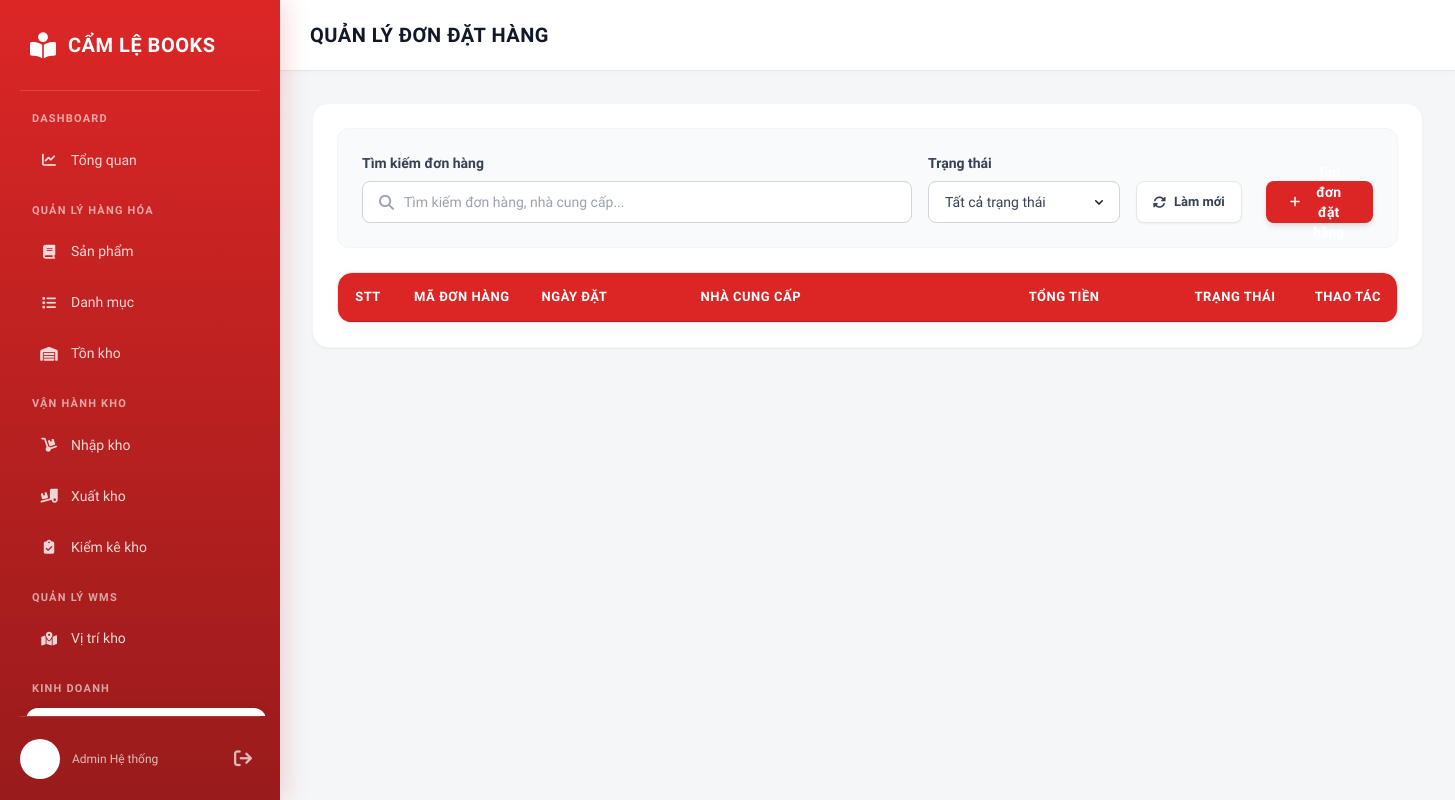
Page /inventory/dathang/ on the earlier database version.
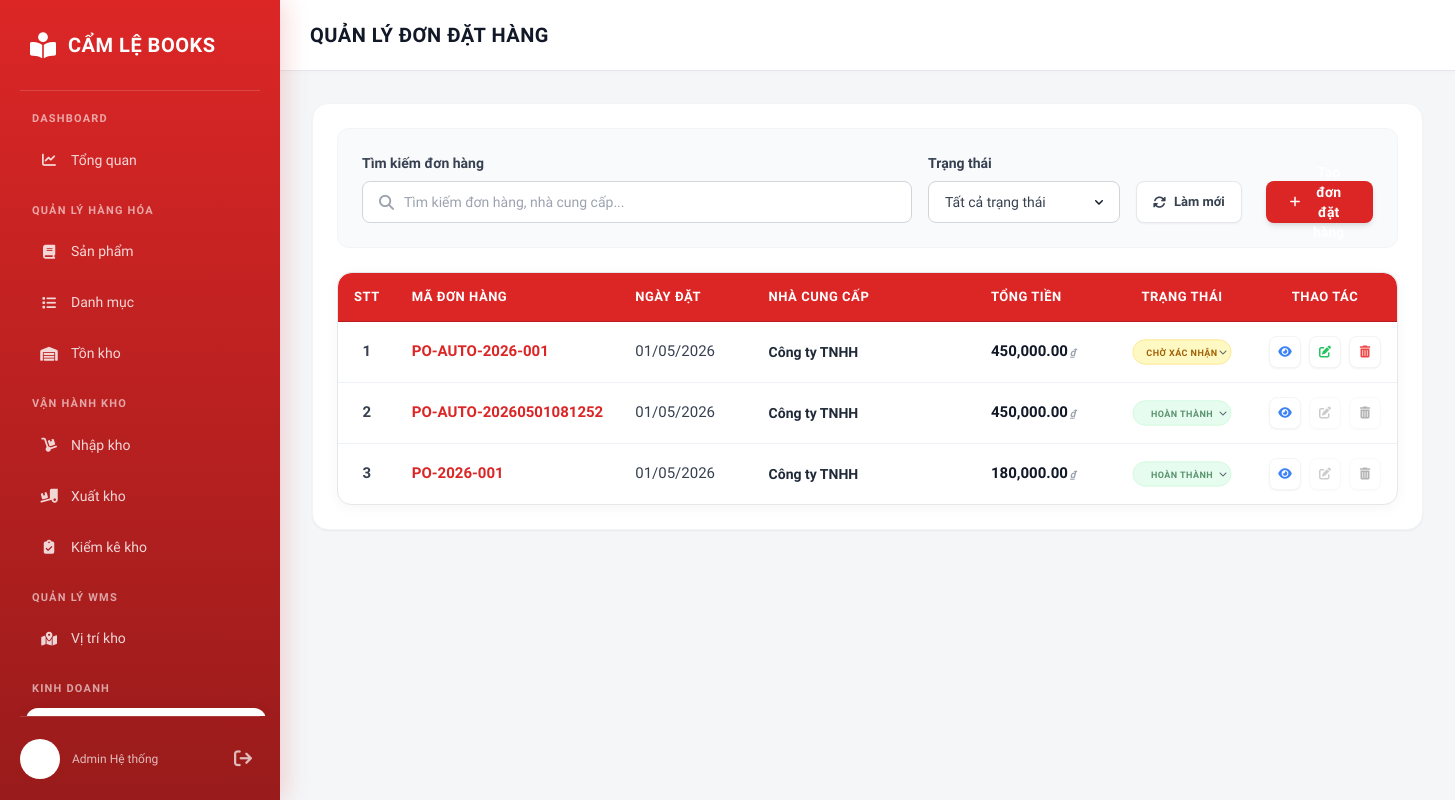
Same page on the later database version.
### dathang/models.py (models this page shows)
class DonDatHang(models.Model):
    maDatHang = models.CharField(max_length=50, primary_key=True)
    ngayDatHang = models.DateTimeField(auto_now_add=True)
    nhaCungCap = models.ForeignKey('nhacungcap.NhaCungCap', on_delete=models.RESTRICT)
    trangThai = models.IntegerField()
    ghiChu = models.TextField(null=True, blank=True)
    nguoiLap = models.CharField(max_length=100, null=True, blank=True)
    class Meta:
        db_table = 'inventory_dondathang'

### nhacungcap/models.py (models this page shows, shortened)
class NhaCungCap(models.Model):
    maNCC = models.CharField(max_length=50, primary_key=True)
    tenNCC = models.CharField(max_length=255)
    soDienThoai = models.CharField(
        max_length=20,
        unique=True,
        error_messages={
            'unique': 'Số điện thoại này đã tồn tại trong hệ thống.'
        },
        validators=[
            RegexValidator(
                regex=r'^\+?[\d\s.-]{9,20}$',
                message="Số điện thoại không hợp lệ."
            )
        ]
    )
    email = models.EmailField(
        unique=True,
        error_messages={
            'invalid': 'Địa chỉ email không hợp lệ.',
            'unique': 'Email này đã tồn tại trong hệ thống.'
        }
    )
    diaChi = models.TextField()
    class Meta:
        db_table = 'inventory_nhacungcap'
        constraints = [
            models.UniqueConstraint(fields=['soDienThoai'], name='ncc_unique_soDienThoai_v2'),
            models.UniqueConstraint(fields=['email'], name='ncc_unique_email_v2'),
        ]

### dathang/views/don_hang.py (the view, shortened to what this page needs)
# urls.py: path('dathang/', don_hang.dathang, name='dathang'),
def dathang(request):
    purchase_orders = DonDatHang.objects.select_related('nhaCungCap').prefetch_related('dondathang_ct_set__sanPham__danhMuc').order_by('-ngayDatHang')
    for order in purchase_orders:
        order.total_amount = sum(ct.thanhTien for ct in order.dondathang_ct_set.all())
    suppliers = NhaCungCap.objects.all()
    products = SanPham.objects.select_related('danhMuc', 'nhaCungCap').all()
    return render(request, 'dathang/orders/danh_sach_don_hang.html', {
        'purchase_orders': purchase_orders,
        'suppliers': suppliers,
        'products': products,
    })

### dathang/templates/dathang/orders/danh_sach_don_hang.html (shortened to what the changed rows need)
{% load static %}
{% load humanize %}
<!DOCTYPE html>
<html lang="vi">
<head>
    <script src="https://cdn.tailwindcss.com"></script>
    <link rel="stylesheet" href="https://cdnjs.cloudflare.com/ajax/libs/font-awesome/6.4.0/css/all.min.css">
    <link rel="stylesheet" href="{% static 'css/0.0.style.css' %}">
</head>
<body>
    <main class="main-content">
        <div class="content-header">
            <h1>Quản lý Đơn đặt hàng</h1>
        </div>
        <div class="content-body px-8 py-8">
            <div id="orderListView" class="view-section active">
                <div class="bg-white rounded-2xl shadow-sm border border-gray-100 p-6">
                    <div class="table-wrapper data-table-wrapper">
                        <table class="w-full text-left border-collapse min-w-[900px]" id="orderTable">
                            <thead>
                                <tr class="bg-gray-50 border-y border-gray-200">
                                    <th class="w-stt">STT</th>
                                    <th class="w-code">Mã đơn hàng</th>
                                    <th class="w-date">Ngày đặt</th>
                                    <th class="w-supplier">Nhà cung cấp</th>
                                    <th class="w-price">Tổng tiền</th>
                                    <th class="w-status">Trạng thái</th>
                                    <th class="w-action">Thao tác</th>
                                </tr>
                            </thead>
                            <tbody id="orderTableBody" class="divide-y divide-gray-50">
                                {% for order in purchase_orders %}
                                <tr class="order-row hover:bg-gray-50/50 transition-colors group"
                                    data-status="{% if order.trangThai == 0 %}Chờ xác nhận{% elif order.trangThai == 1 %}Hoàn thành{% elif order.trangThai == 2 %}Đang giao{% else %}Đã hủy{% endif %}"
                                    data-date="{{ order.ngayDatHang|date:'Y-m-d' }}">
                                    <td class="w-stt font-bold">{{ forloop.counter }}</td>
                                    <td class="w-code">
                                        <div class="font-bold text-primary">{{ order.maDatHang }}</div>
                                    </td>
                                    <td class="w-date">{{ order.ngayDatHang|date:"d/m/Y" }}</td>
                                    <td class="w-supplier">
                                        <div class="font-bold text-gray-800 text-sm">{{ order.nhaCungCap.tenNCC }}</div>
                                    </td>
                                    <td class="w-price">
                                        <div class="font-bold text-gray-900">{{ order.total_amount|intcomma }}<span
                                                class="text-[10px] ml-0.5 text-gray-400 italic">₫</span></div>
                                    </td>
                                    <td class="w-status text-center">
                                        <div class="status-badge-wrapper">
                                            <select class="create-status-badge outline-none cursor-pointer
                                                {% if order.trangThai == 0 %}status-warning
                                                {% elif order.trangThai == 1 %}status-success
                                                {% elif order.trangThai == 2 %}status-info
                                                {% else %}status-danger{% endif %} border border-current scale-90 {% if order.trangThai == 1 or order.trangThai == 3 %}opacity-70 cursor-not-allowed{% endif %}"
                                                onchange="changeOrderStatus('{{ order.maDatHang }}', this.options[this.selectedIndex].text)"
                                                {% if order.trangThai == 1 or order.trangThai == 3 %}disabled{% endif %}>
                                                <option {% if order.trangThai == 1 %}selected{% endif %}
                                                    class="bg-white text-green-700">Hoàn thành</option>
                                                <option {% if order.trangThai == 0 %}selected{% endif %}
                                                    class="bg-white text-yellow-700">Chờ xác nhận</option>
                                            </select>
                                        </div>
                                    </td>
                                    <td class="w-action">
                                        <div class="flex items-center justify-center gap-2">
                                            <button onclick="openOrderDetail('{{ order.maDatHang }}')"
                                                class="w-8 h-8 flex items-center justify-center rounded-lg bg-white border border-gray-100 text-blue-500 hover:bg-blue-500 hover:text-white transition-all shadow-sm" title="Xem chi tiết">
                                                <i class="fas fa-eye text-xs"></i>
                                            </button>
                                            <button onclick="{% if order.trangThai == 0 %}openOrderForm('edit', '{{ order.maDatHang }}'){% else %}alert('Không thể chỉnh sửa đơn hàng đã được xử lý hoặc hủy!'){% endif %}"
                                                class="w-8 h-8 flex items-center justify-center rounded-lg bg-white border border-gray-100 text-green-500 hover:bg-green-500 hover:text-white transition-all shadow-sm {% if order.trangThai != 0 %}opacity-50 grayscale cursor-not-allowed{% endif %}" title="Chỉnh sửa">
                                                <i class="fas fa-edit text-xs"></i>
                                            </button>
                                            <button onclick="{% if order.trangThai == 0 %}deleteOrder('{{ order.maDatHang }}'){% else %}alert('Không thể xóa đơn hàng đã được xử lý hoặc hủy!'){% endif %}"
                                                class="w-8 h-8 flex items-center justify-center rounded-lg bg-white border border-gray-100 text-red-500 hover:bg-primary hover:text-white transition-all shadow-sm {% if order.trangThai != 0 %}opacity-50 grayscale cursor-not-allowed{% endif %}" title="Xóa">
                                                <i class="fas fa-trash-alt text-xs"></i>
                                            </button>
                                        </div>
                                    </td>
                                </tr>
                                {% endfor %}
                            </tbody>
                        </table>
                    </div>
                </div>
            </div>
        </div>
    </main>
</body>
</html>

Differences in the rows shown:
added DonDatHang: maDatHang "PO-AUTO-2026-001", ngayDatHang "01/05/2026", nhaCungCap.tenNCC "Công ty TNHH", total_amount "450,000.00", trangThai+maDatHang "Chờ xác nhận"
added DonDatHang: maDatHang "PO-AUTO-20260501081252", ngayDatHang "01/05/2026", nhaCungCap.tenNCC "Công ty TNHH", total_amount "450,000.00", trangThai+maDatHang "Hoàn thành"
added DonDatHang: maDatHang "PO-2026-001", ngayDatHang "01/05/2026", nhaCungCap.tenNCC "Công ty TNHH", total_amount "180,000.00", trangThai+maDatHang "Hoàn thành"
